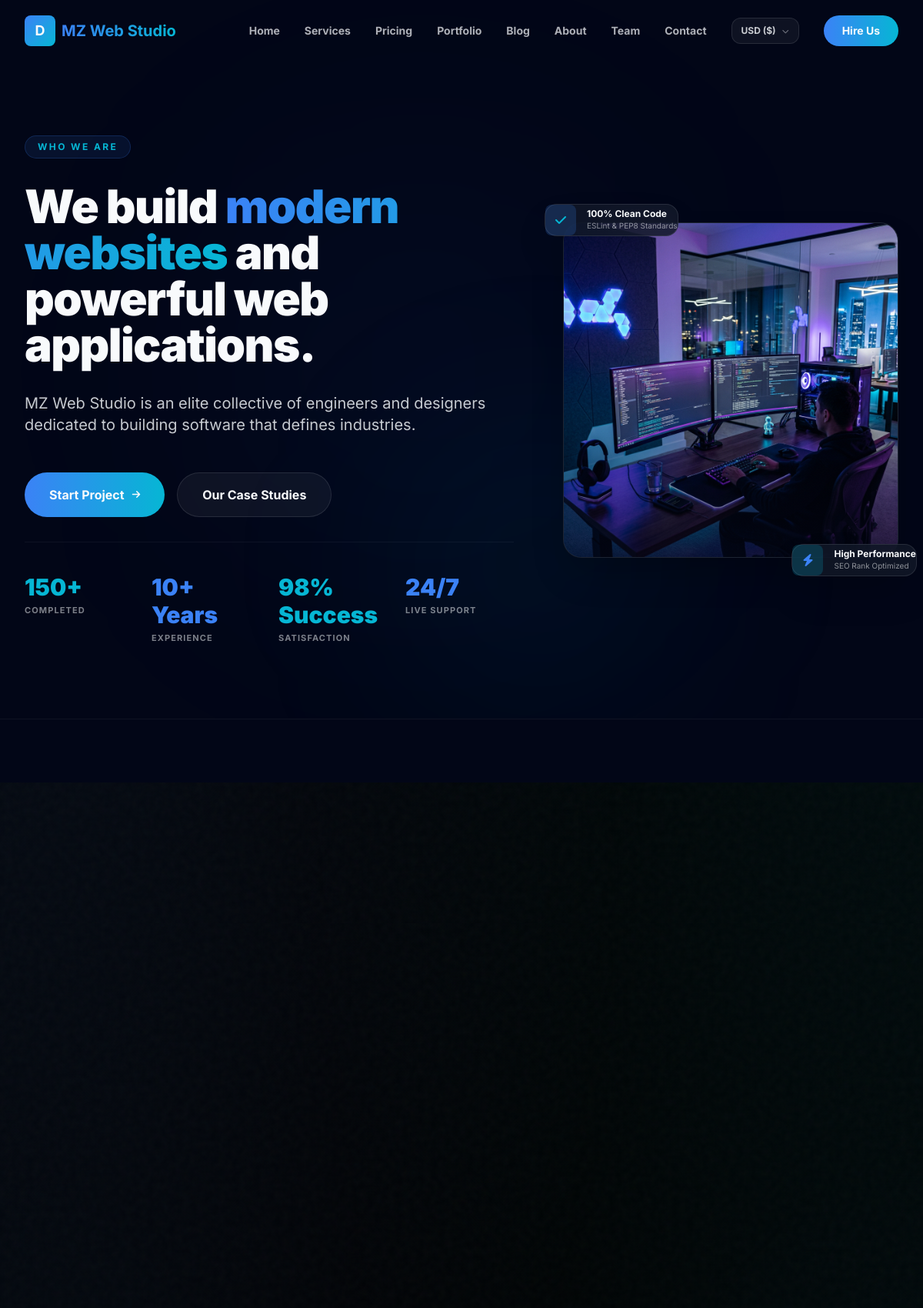
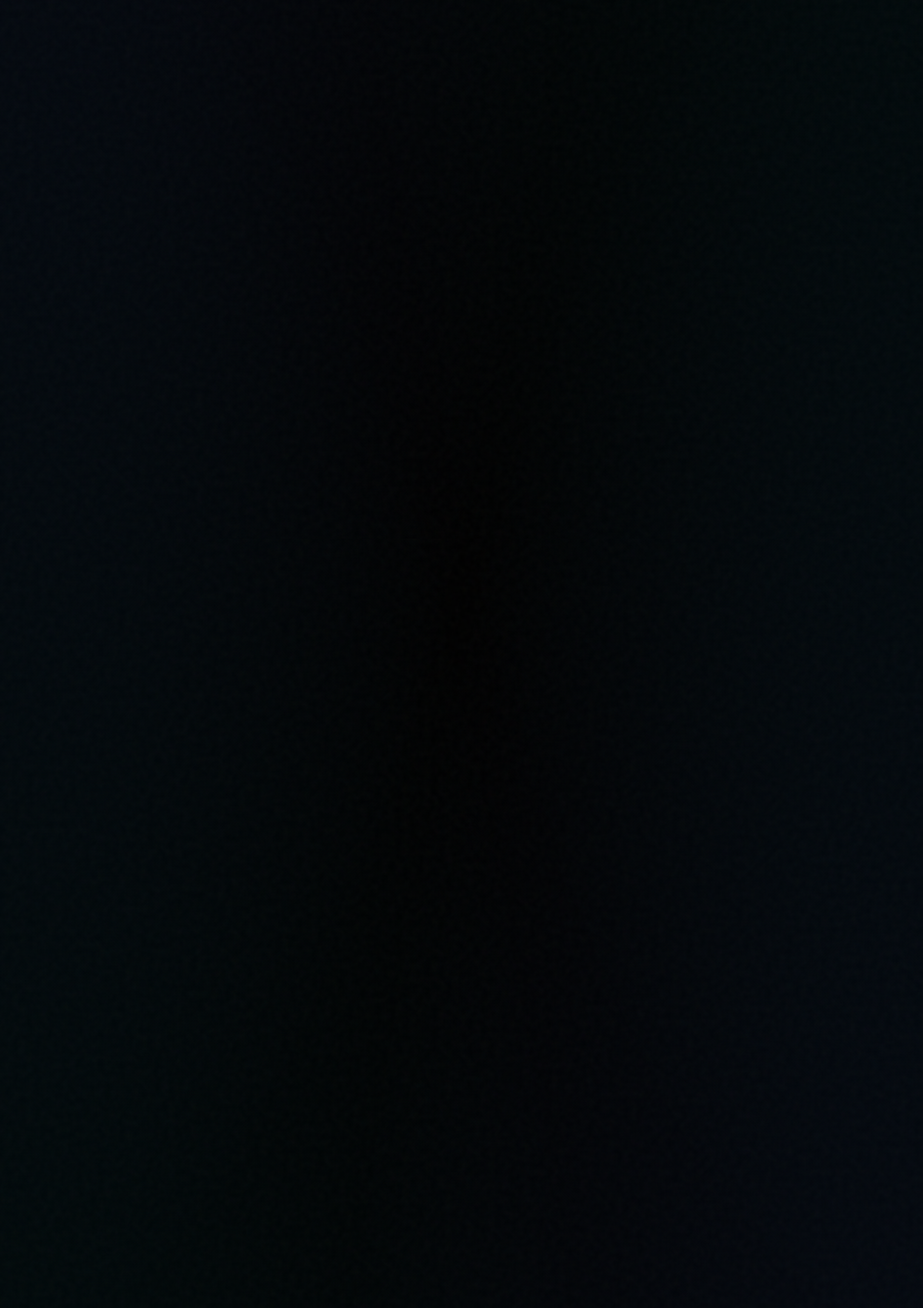
The page /about/ (upper part) on the database its author committed (2 pictures, top to bottom).
### devsqaud/models.py (models this page shows, shortened)
class SiteConfig(models.Model):
    hero_headline = models.CharField(max_length=300, default="We Build Scalable Digital Products")
    hero_subheading = models.TextField(default="Transforming ideas into high-performance digital experiences that drive growth.")
    about_intro = models.TextField(default="We are a team of passionate developers and designers.")
    about_mission = models.TextField(default="To deliver world-class digital solutions.")
    about_vision = models.TextField(default="To be the most trusted digital partner globally.")
    stat_projects = models.CharField(max_length=50, default="50+")
    stat_experience = models.CharField(max_length=50, default="3+")
    stat_clients = models.CharField(max_length=50, default="40+")
    contact_email = models.EmailField(default="hello@mzwebstudio.com")
    contact_phone = models.CharField(max_length=20, blank=True, default="+880 1234 567890")
    whatsapp_number = models.CharField(
        max_length=20,
        default="8801234567890",
        help_text="WhatsApp number without + sign"
    )
    footer_text = models.CharField(max_length=300, default="© 2026 MZ Web Studio. All rights reserved.")
    social_facebook = models.URLField(blank=True)
    social_twitter = models.URLField(blank=True)
    social_linkedin = models.URLField(blank=True)
    social_github = models.URLField(blank=True)
    class Meta:
        verbose_name = "Site Configuration"
        verbose_name_plural = "Site Configuration"
    @classmethod
    def load(cls):
        obj, _ = cls.objects.get_or_create(pk=1)
        return obj

### devsqaud/views.py (the view)
# urls.py: path('about/', views.about_view, name='about'),
def about_view(request):
    context = {
        'team_members': TeamMember.objects.all(),
    }
    return render(request, 'about.html', context)

### devsqaud/context_processors.py (called while the page is built)
def site_config_context(request):
    return {
        'site': SiteConfig.load(),
    }

def currency_context(request):
    currency = request.session.get('currency', 'USD')
    symbols = {
        'USD': '$',
        'BDT': '৳',
        'EUR': '€',
        'GBP': '£',
        'SAR': '﷼',
        'AED': 'د.إ'
    }
    return {
        'active_currency': currency,
        'currency_symbol': symbols.get(currency, '$'),
    }

### templates/about.html (shortened to what this page needs)
{% extends 'base.html' %}
{% load static %}
{% block content %}
<section class="relative pt-44 pb-24 overflow-hidden bg-brand-bg">
    <div class="absolute inset-0">
        <div class="absolute top-1/4 left-1/4 w-[500px] h-[500px] bg-brand-primary/5 rounded-full blur-[150px]"></div>
        <div class="absolute bottom-0 right-1/4 w-[400px] h-[400px] bg-brand-accent/5 rounded-full blur-[120px]"></div>
    </div>
    <div class="relative z-10 max-w-7xl mx-auto px-4 sm:px-6 lg:px-8">
        <div class="grid grid-cols-1 lg:grid-cols-12 gap-16 items-center">
            <div class="lg:col-span-7 space-y-8 animate-fade-in-up">
                <span class="inline-block px-4 py-1.5 text-xs font-bold tracking-[0.2em] uppercase text-brand-accent bg-brand-primary/10 border border-brand-primary/20 rounded-full">Who We Are</span>
                <h1 class="text-4xl sm:text-5xl lg:text-6xl font-black text-brand-text leading-tight tracking-tight">
                    We build <span class="bg-gradient-to-r from-brand-primary to-brand-accent bg-clip-text text-transparent">modern websites</span> and powerful web applications.
                </h1>
                <p class="text-brand-text/80 text-lg sm:text-xl leading-relaxed max-w-2xl">
                    {{ site.about_intro|default:"From business websites to custom dashboards, we create fast, scalable and user-focused digital solutions that help businesses grow online." }}
                </p>
                <div class="flex flex-wrap gap-4 pt-4">
                    <a href="{% url 'contact' %}" class="group inline-flex items-center space-x-2.5 px-8 py-4 bg-gradient-to-r from-brand-primary to-brand-accent text-brand-text font-bold rounded-full hover:shadow-[0_0_30px_rgba(59,130,246,0.4)] transform hover:-translate-y-0.5 transition-all duration-300">
                        <span>Start Project</span>
                        <i class="fas fa-arrow-right text-xs group-hover:translate-x-1 transition-transform duration-300"></i>
                    </a>
                    <a href="{% url 'portfolio' %}" class="px-8 py-4 bg-white/5 border border-white/10 text-brand-text font-bold rounded-full hover:bg-white/10 hover:border-brand-primary/30 transition-all duration-300">
                        Our Case Studies
                    </a>
                </div>
                <div class="grid grid-cols-2 sm:grid-cols-4 gap-6 pt-10 border-t border-white/5">
                    <div class="space-y-1">
                        <h4 class="text-3xl font-black text-brand-accent">{{ site.stat_projects|default:"50+" }}</h4>
                        <p class="text-[11px] font-bold text-brand-text/50 uppercase tracking-widest">Completed</p>
                    </div>
                    <div class="space-y-1">
                        <h4 class="text-3xl font-black text-brand-primary">{{ site.stat_experience|default:"10+" }}</h4>
                        <p class="text-[11px] font-bold text-brand-text/50 uppercase tracking-widest">Experience</p>
                    </div>
                    <div class="space-y-1">
                        <h4 class="text-3xl font-black text-brand-accent">{{ site.stat_clients|default:"99%" }}</h4>
                        <p class="text-[11px] font-bold text-brand-text/50 uppercase tracking-widest">Satisfaction</p>
                    </div>
                    <div class="space-y-1">
                        <h4 class="text-3xl font-black text-brand-primary">24/7</h4>
                        <p class="text-[11px] font-bold text-brand-text/50 uppercase tracking-widest">Live Support</p>
                    </div>
                </div>
            </div>
            <div class="lg:col-span-5 relative animate-fade-in-up animation-delay-300">
                <div class="relative rounded-3xl overflow-hidden border border-white/5 shadow-2xl bg-brand-card aspect-[4/5] lg:aspect-square">
                    <img src="/media/about_workspace.png" alt="MZ Web Studio Team Workspace" class="w-full h-full object-cover">
                    <div class="absolute inset-0 bg-gradient-to-t from-brand-bg/65 via-transparent to-transparent"></div>
                </div>
                <div class="absolute -top-6 -left-6 bg-[#111827]/85 backdrop-blur-xl border border-white/10 rounded-2xl p-4.5 shadow-2xl flex items-center space-x-3.5 hover:scale-105 transition-all duration-300">
                    <div class="w-10 h-10 rounded-lg bg-brand-primary/20 flex items-center justify-center">
                        <i class="fas fa-check text-brand-accent"></i>
                    </div>
                    <div>
                        <h4 class="font-bold text-xs text-brand-text">100% Clean Code</h4>
                        <p class="text-[10px] text-brand-text/55">ESLint & PEP8 Standards</p>
                    </div>
                </div>
                <div class="absolute -bottom-6 -right-6 bg-[#111827]/85 backdrop-blur-xl border border-white/10 rounded-2xl p-4.5 shadow-2xl flex items-center space-x-3.5 hover:scale-105 transition-all duration-300">
                    <div class="w-10 h-10 rounded-lg bg-brand-accent/20 flex items-center justify-center">
                        <i class="fas fa-bolt text-brand-primary"></i>
                    </div>
                    <div>
                        <h4 class="font-bold text-xs text-brand-text">High Performance</h4>
                        <p class="text-[10px] text-brand-text/55">SEO Rank Optimized</p>
                    </div>
                </div>
            </div>
        </div>
    </div>
</section>
<section class="relative py-28 bg-[#020617] border-t border-white/5">
    <div class="max-w-7xl mx-auto px-4 sm:px-6 lg:px-8">
        <div class="grid grid-cols-1 md:grid-cols-2 lg:grid-cols-3 gap-8">
        </div>
    </div>
</section>
<section class="relative py-28 bg-brand-bg border-t border-white/5">
    <div class="max-w-7xl mx-auto px-4 sm:px-6 lg:px-8">
        <div class="grid grid-cols-1 md:grid-cols-5 gap-8 relative z-10">
        </div>
    </div>
</section>
<section class="relative py-28 bg-[#020617] border-t border-white/5">
    <div class="max-w-7xl mx-auto px-4 sm:px-6 lg:px-8">
        <div class="grid grid-cols-2 sm:grid-cols-3 lg:grid-cols-6 gap-6 relative z-10">
        </div>
    </div>
</section>
<section class="relative py-28 bg-brand-bg border-t border-white/5">
    <div class="max-w-7xl mx-auto px-4 sm:px-6 lg:px-8">
    </div>
</section>
{% endblock %}

### static/css/styles.css (style rules this page uses)
:root { --bg-primary: #000000; --bg-surface: #0a0a0a; --bg-surface-light: #121212; --accent: #f97316; --accent-light: #fbbf24; --accent-dark: #ea580c; --accent-glow: rgba(59, 130, 246, 0.15); }
html { scroll-behavior: smooth; }
.animate-fade-in-up { animation: fadeInUp 0.8s ease-out forwards; opacity: 0; }

### rows shown on the page
SiteConfig: about_intro "MZ Web Studio is an elite collective of engineers and designers dedicated to building software that defines industries.", stat_projects "150+", stat_experience "10+ Years", stat_clients "98% Success"

### other values the page prints
{{ active_currency|default:"USD" }} "USD"
{{ currency_symbol|default:"$" }} "$"
